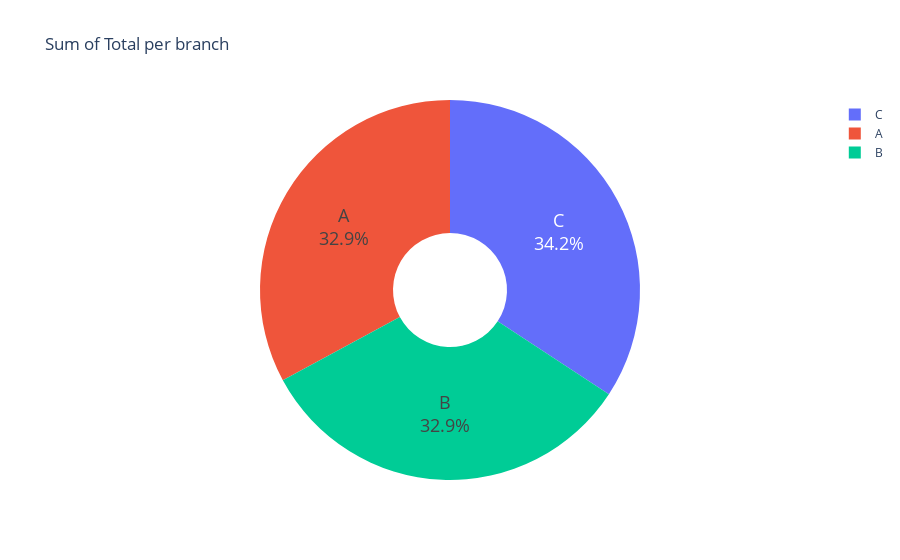

Write notebook code for a chart like this one.
### Markdown cell above
***Stat per branch in a pie chart***

### Code cell
#select_att = st.selectbox('Select an attribute to see the stat in pie chart', options=('Total', 'cogs', 'gross income', 'gross margin percentage', 'Quantity', 'Tax 5%'), index=0)
fig4 = px.pie(df, values='Total', names='Branch', title=f'Sum of Total per branch', hole=.3)
fig4.update_traces(textposition='inside', textinfo='percent+label')
fig4.update_layout(uniformtext_minsize=18, uniformtext_mode='hide')
fig4.show()

### Figure 1 — Plotly figure (JSON) as saved in the notebook; plotly's stock layout.template omitted (floating-point values rounded to 4 significant figures; data arrays with more than 128 entries replaced by an {"elided": "..."} marker saying what was removed)
{"data": [{"domain": {"x": [0, 1], "y": [0, 1]}, "hole": 0.3, "hovertemplate": "Branch=%{label}<br>Total=%{value}<extra></extra>", "labels": {"elided": "1000 str values"}, "legendgroup": "", "name": "", "showlegend": true, "textinfo": "percent+label", "textposition": "inside", "type": "pie", "values": {"elided": "1000 float values"}}], "layout": {"legend": {"tracegroupgap": 0}, "title": {"text": "Sum of Total per branch"}, "uniformtext": {"minsize": 18, "mode": "hide"}}}
